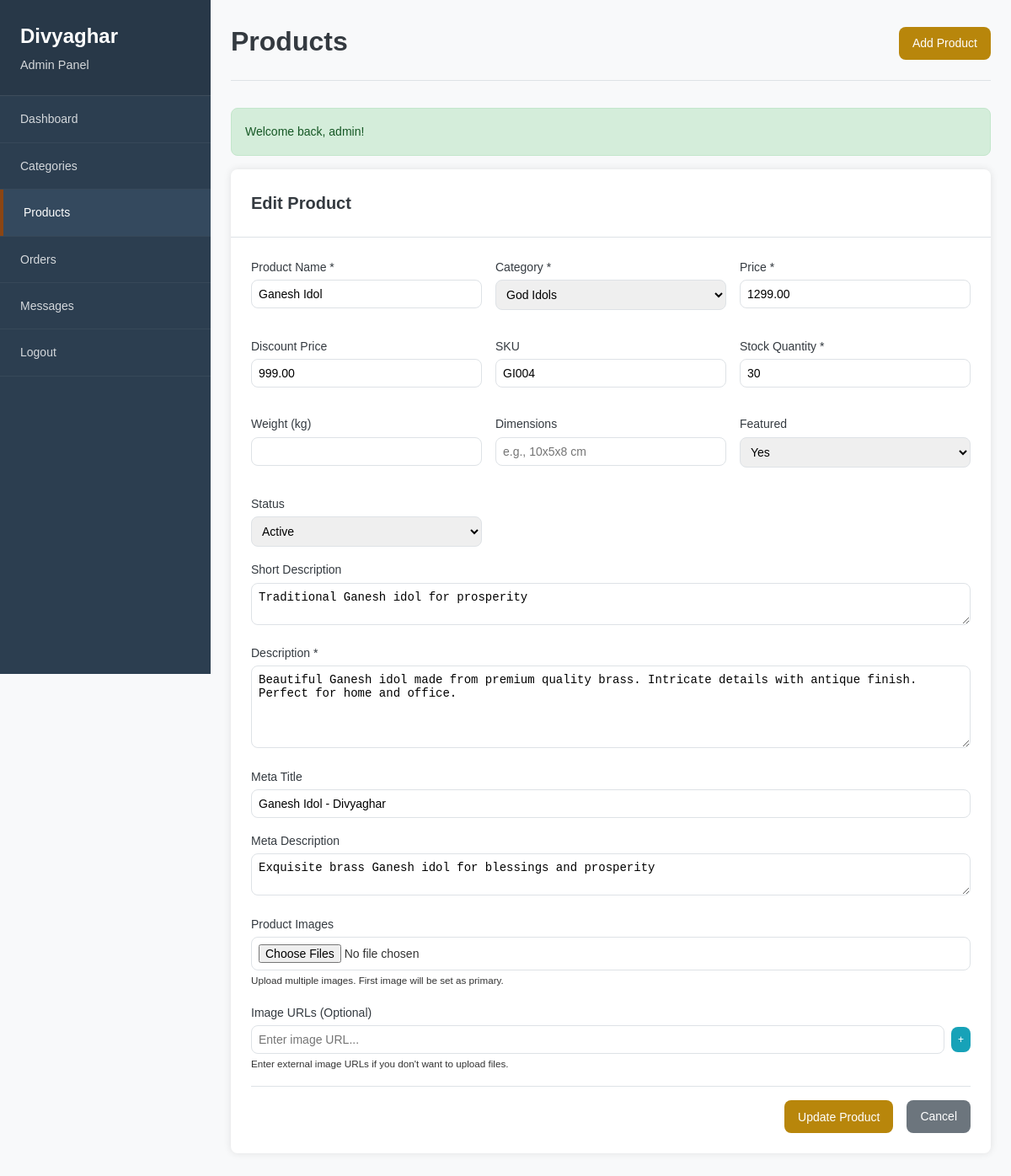
The app's page /admin/products.php?action=edit&id=4 (signed in) with its own data.
### tables this page shows
CREATE TABLE `products` (
  `id` int(11) NOT NULL AUTO_INCREMENT,
  `category_id` int(11) NOT NULL,
  `name` varchar(200) NOT NULL,
  `slug` varchar(200) NOT NULL,
  `description` text NOT NULL,
  `short_description` text DEFAULT NULL,
  `price` decimal(10,2) NOT NULL,
  `discount_price` decimal(10,2) DEFAULT NULL,
  `sku` varchar(50) DEFAULT NULL,
  `stock_quantity` int(11) NOT NULL DEFAULT 0,
  `weight` decimal(8,2) DEFAULT NULL,
  `dimensions` varchar(50) DEFAULT NULL,
  `meta_title` varchar(200) DEFAULT NULL,
  `meta_description` text DEFAULT NULL,
  `featured` enum('yes','no') NOT NULL DEFAULT 'no',
  `status` enum('active','inactive') NOT NULL DEFAULT 'active',
  `created_at` timestamp NOT NULL DEFAULT CURRENT_TIMESTAMP,
  `updated_at` timestamp NOT NULL DEFAULT CURRENT_TIMESTAMP ON UPDATE CURRENT_TIMESTAMP,
  PRIMARY KEY (`id`),
  UNIQUE KEY `slug` (`slug`),
  KEY `category_id` (`category_id`),
  KEY `status` (`status`),
  KEY `featured` (`featured`),
  CONSTRAINT `products_ibfk_1` FOREIGN KEY (`category_id`) REFERENCES `categories` (`id`) ON DELETE CASCADE
);

CREATE TABLE `categories` (
  `id` int(11) NOT NULL AUTO_INCREMENT,
  `name` varchar(100) NOT NULL,
  `slug` varchar(100) NOT NULL,
  `description` text DEFAULT NULL,
  `meta_title` varchar(200) DEFAULT NULL,
  `meta_description` text DEFAULT NULL,
  `status` enum('active','inactive') NOT NULL DEFAULT 'active',
  `created_at` timestamp NOT NULL DEFAULT CURRENT_TIMESTAMP,
  `updated_at` timestamp NOT NULL DEFAULT CURRENT_TIMESTAMP ON UPDATE CURRENT_TIMESTAMP,
  PRIMARY KEY (`id`),
  UNIQUE KEY `slug` (`slug`),
  KEY `status` (`status`)
);

### includes/functions.php (called while the page is built, shortened)
<?php
function getFlashMessage($type) {
    if (isset($_SESSION['flash'][$type])) {
        $message = $_SESSION['flash'][$type];
        return $message;
    }
    return null;
}
?>

### config/connection.php (called while the page is built, shortened)
<?php
class Database {
    private $host = DB_HOST;
    private $dbname = DB_NAME;
    private $username = DB_USER;
    private $password = DB_PASS;
    private $conn;
    private function connect() {
        try {
            $dsn = "mysql:host={$this->host};dbname={$this->dbname};charset=utf8mb4";
            $options = [
                PDO::ATTR_ERRMODE => PDO::ERRMODE_EXCEPTION,
                PDO::ATTR_DEFAULT_FETCH_MODE => PDO::FETCH_ASSOC,
                PDO::ATTR_EMULATE_PREPARES => false,
            ];
            $this->conn = new PDO($dsn, $this->username, $this->password, $options);
        } catch(PDOException $e) {
            die("Database connection failed: " . $e->getMessage());
        }
    }
    public function query($sql, $params = []) {
        try {
            $stmt = $this->conn->prepare($sql);
            $stmt->execute($params);
            return $stmt;
        } catch(PDOException $e) {
            die("Query failed: " . $e->getMessage());
        }
    }
    public function fetch($sql, $params = []) {
        $stmt = $this->query($sql, $params);
        return $stmt->fetch();
    }
    public function fetchAll($sql, $params = []) {
        $stmt = $this->query($sql, $params);
        return $stmt->fetchAll();
    }
}
$database = new Database();
$db = $database;
?>

### admin/products.php (the view, shortened to what this page needs)
<?php
require_once 'auth_check.php';
$action = $_GET['action'] ?? 'list';
$product_id = $_GET['id'] ?? null;
$categories = $db->fetchAll("SELECT id, name FROM categories WHERE status = 'active' ORDER BY name ASC");
$product = null;
if ($action === 'edit' && $product_id) {
    $product = $db->fetch("SELECT * FROM products WHERE id = ?", [$product_id]);
}
?>
<!DOCTYPE html>
<html lang="en">
<head>
    <link rel="stylesheet" href="../assets/css/admin.css">
</head>
<body>
    <div class="admin-layout">
        <aside class="sidebar">
            <div class="sidebar-header">
                <h2>Divyaghar</h2>
                <p>Admin Panel</p>
            </div>
            <nav class="sidebar-nav">
                <ul>
                    <li><a href="dashboard.php">Dashboard</a></li>
                    <li><a href="categories.php">Categories</a></li>
                    <li><a href="products.php" class="active">Products</a></li>
                    <li><a href="orders.php">Orders</a></li>
                    <li><a href="messages.php">Messages</a></li>
                    <li><a href="logout.php">Logout</a></li>
                </ul>
            </nav>
        </aside>
        <main class="main-content">
            <header class="page-header">
                <h1>Products</h1>
                <a href="?action=add" class="btn btn-primary">Add Product</a>
            </header>
            <?php if ($message = getFlashMessage('success')): ?>
                <div class="alert alert-success"><?php echo $message; ?></div>
            <?php endif; ?>
            <?php if ($action === 'add' || $action === 'edit'): ?>
                <div class="card">
                    <div class="card-header">
                        <h3><?php echo $action === 'add' ? 'Add Product' : 'Edit Product'; ?></h3>
                    </div>
                    <div class="card-content">
                        <form method="POST" action="" enctype="multipart/form-data">
                            <div class="form-grid">
                                <div class="form-group">
                                    <label for="name">Product Name *</label>
                                    <input type="text" id="name" name="name"
                                           value="<?php echo htmlspecialchars($product['name'] ?? ''); ?>" required>
                                </div>
                                <div class="form-group">
                                    <label for="category_id">Category *</label>
                                    <select id="category_id" name="category_id" required>
                                        <?php foreach ($categories as $cat): ?>
                                            <option value="<?php echo $cat['id']; ?>"
                                                    <?php echo (($product['category_id'] ?? '') == $cat['id']) ? 'selected' : ''; ?>>
                                                <?php echo htmlspecialchars($cat['name']); ?>
                                            </option>
                                        <?php endforeach; ?>
                                    </select>
                                </div>
                                <div class="form-group">
                                    <label for="price">Price *</label>
                                    <input type="number" id="price" name="price" step="0.01" min="0"
                                           value="<?php echo htmlspecialchars($product['price'] ?? ''); ?>" required>
                                </div>
                                <div class="form-group">
                                    <label for="discount_price">Discount Price</label>
                                    <input type="number" id="discount_price" name="discount_price" step="0.01" min="0"
                                           value="<?php echo htmlspecialchars($product['discount_price'] ?? ''); ?>">
                                </div>
                                <div class="form-group">
                                    <label for="sku">SKU</label>
                                    <input type="text" id="sku" name="sku"
                                           value="<?php echo htmlspecialchars($product['sku'] ?? ''); ?>">
                                </div>
                                <div class="form-group">
                                    <label for="stock_quantity">Stock Quantity *</label>
                                    <input type="number" id="stock_quantity" name="stock_quantity" min="0"
                                           value="<?php echo htmlspecialchars($product['stock_quantity'] ?? 0); ?>" required>
                                </div>
                                <div class="form-group">
                                    <label for="weight">Weight (kg)</label>
                                    <input type="number" id="weight" name="weight" step="0.01" min="0"
                                           value="<?php echo htmlspecialchars($product['weight'] ?? ''); ?>">
                                </div>
                                <div class="form-group">
                                    <label for="dimensions">Dimensions</label>
                                    <input type="text" id="dimensions" name="dimensions"
                                           value="<?php echo htmlspecialchars($product['dimensions'] ?? ''); ?>"
                                           placeholder="e.g., 10x5x8 cm">
                                </div>
                                <div class="form-group">
                                    <label for="featured">Featured</label>
                                    <select id="featured" name="featured">
                                        <option value="yes" <?php echo ($product['featured'] ?? '') === 'yes' ? 'selected' : ''; ?>>Yes</option>
                                    </select>
                                </div>
                                <div class="form-group">
                                    <label for="status">Status</label>
                                    <select id="status" name="status">
                                        <option value="active" <?php echo ($product['status'] ?? 'active') === 'active' ? 'selected' : ''; ?>>Active</option>
                                    </select>
                                </div>
                            </div>
                            <div class="form-group">
                                <label for="short_description">Short Description</label>
                                <textarea id="short_description" name="short_description" rows="2"><?php echo htmlspecialchars($product['short_description'] ?? ''); ?></textarea>
                            </div>
                            <div class="form-group">
                                <label for="description">Description *</label>
                                <textarea id="description" name="description" rows="5" required><?php echo htmlspecialchars($product['description'] ?? ''); ?></textarea>
                            </div>
                            <div class="form-group">
                                <label for="meta_title">Meta Title</label>
                                <input type="text" id="meta_title" name="meta_title"
                                       value="<?php echo htmlspecialchars($product['meta_title'] ?? ''); ?>">
                            </div>
                            <div class="form-group">
                                <label for="meta_description">Meta Description</label>
                                <textarea id="meta_description" name="meta_description" rows="2"><?php echo htmlspecialchars($product['meta_description'] ?? ''); ?></textarea>
                            </div>
                            <div class="form-group">
                                <label>Product Images</label>
                                <input type="file" name="images[]" multiple accept="image/*">
                                <small>Upload multiple images. First image will be set as primary.</small>
                            </div>
                            <div class="form-group">
                                <label>Image URLs (Optional)</label>
                                <div id="image-urls-container">
                                    <div class="image-url-input">
                                        <input type="url" name="image_urls[]" placeholder="Enter image URL...">
                                        <button type="button" class="btn btn-sm btn-secondary" onclick="addImageUrlInput()">+</button>
                                    </div>
                                </div>
                                <small>Enter external image URLs if you don't want to upload files.</small>
                            </div>
                            <div class="form-actions">
                                <button type="submit" class="btn btn-primary">
                                    <?php echo $action === 'add' ? 'Add Product' : 'Update Product'; ?>
                                </button>
                                <a href="products.php" class="btn btn-secondary">Cancel</a>
                            </div>
                        </form>
                    </div>
                </div>
            <?php endif; ?>
        </main>
    </div>
</body>
</html>

### records on screen
products: name "Ganesh Idol", category_id "God Idols", price "1299.00", discount_price "999.00", sku "GI004", stock_quantity "30", featured "Yes", status "Active", short_description "Traditional Ganesh idol for prosperity", description "Beautiful Ganesh idol made from premium quality brass. Intricate details with antique finish. Perfect for home and office.", meta_title "Ganesh Idol - Divyaghar", meta_description "Exquisite brass Ganesh idol for blessings and prosperity"

### other values on screen
$message "Welcome back, admin!"
